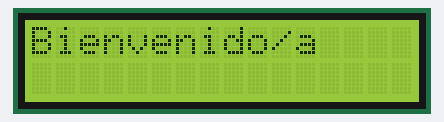
A sketch run on a simulated Arduino Uno, built with avr-gcc and run on an emulated ATmega328P. On the bench: 16×2 character LCD. Random numbers use the default seed unless the sketch sets one.

Above: at 0.1 s.
At 6.1 s:
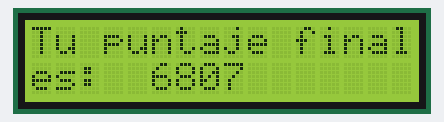
At 14.2 s:
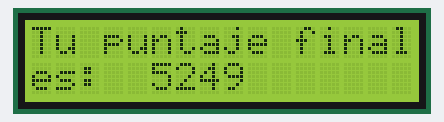
At 18.2 s:
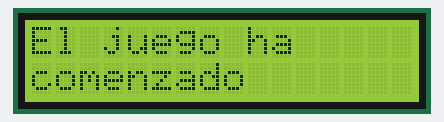
At 28.2 s:
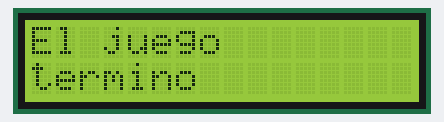
At 38.2 s:
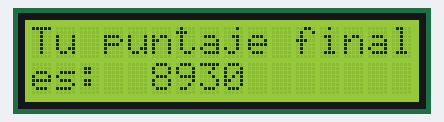

The sketch:

TP3.ino
```cpp
//       Ejercicio 3

#include <LiquidCrystal.h>

// LiquidCrystal (rs, enable, d4, d5, d6, d7)
LiquidCrystal LCD(13,   12  , 11, 10, 9 , 8);

void setup()
{
  LCD.begin(16, 2);
}

void loop()
{
  bienvenida();
  delay(2000);
  inicio();
  delay(2000);
  finalJuego();
  delay(2000);
  puntaje();
  delay(2000);
}
/////////////////////////////////////////////////////////////////////

void bienvenida()
{
  LCD.clear();
  LCD.setCursor(0, 0);
  LCD.print("Bienvenido/a");
}

void inicio()
{
  LCD.clear();
  LCD.setCursor(0, 0);
  LCD.print("El juego ha");
  LCD.setCursor(0, 1);
  LCD.print("comenzado");
}

void finalJuego()
{
  LCD.clear();
  LCD.setCursor(0, 0);
  LCD.print("El juego");
  LCD.setCursor(0, 1);
  LCD.print("termino");
}

void puntaje()
{
  int puntaje = random(0, 10000);

  LCD.clear();
  LCD.setCursor(0, 0);
  LCD.print("Tu puntaje final");
  LCD.setCursor(0, 1);
  LCD.print("es: ");
  LCD.setCursor(5, 1);
  LCD.print(puntaje);
}
```

Measured:
- what the display in image 1 shows lasts 2.0 s, from 6.1 s to 8.1 s
